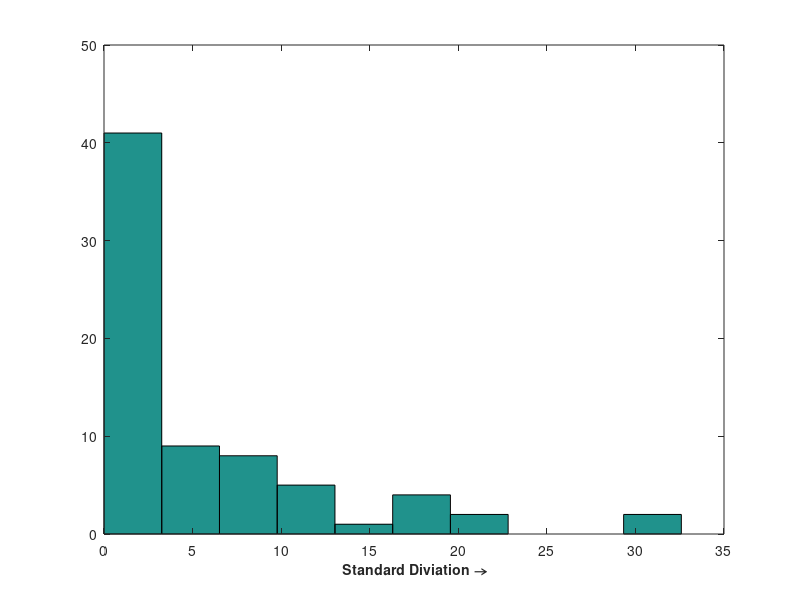

This chart was generated by the following MATLAB code:
clear, clc;
std = [12.9403543913,4.59300903024,6.10650574716,0.0,5.06066288688,8.58503973153,1.9644054234,7.0305318739,0.0,6.5073,10.9594467711,7.81308265169,8.45104689926,6.85420135952,0.320516001941,0.811162694455,0.0,0.0,0.0,4.04321280265,2.47180970748,0.0,2.33857169911,0.0,10.3473244301,4.81938807079,0.0,0.0,1.95955647812,0.1067,0.458560451304,0.0,0.0,17.01665,2.2261,17.9996,1.64445,16.7225510689,0.0,22.2474565016, 0.0, 1.84285875798, 0.0, 0.0, 31.6190263609, 1.49493305201, 0.0, 0.0, 5.82843757001, 3.20593944227, 4.50059515808, 3.76251303906, 12.4434171563, 2.71200185322, 2.76690786382, 16.1002463936, 6.8976491849, 12.7720127512, 17.9430055125, 2.02233833298, 8.99172526114, 2.48129268565, 1.32649111098, 0.0, 20.2145917701, 0.0, 32.5926557606, 1.87503160173, 0.0, 0.551240190601, 0.0, 6.52360817107];
hist(std)
xlabel('\fontsize{14} \bfStandard Diviation \rightarrow');
title('')